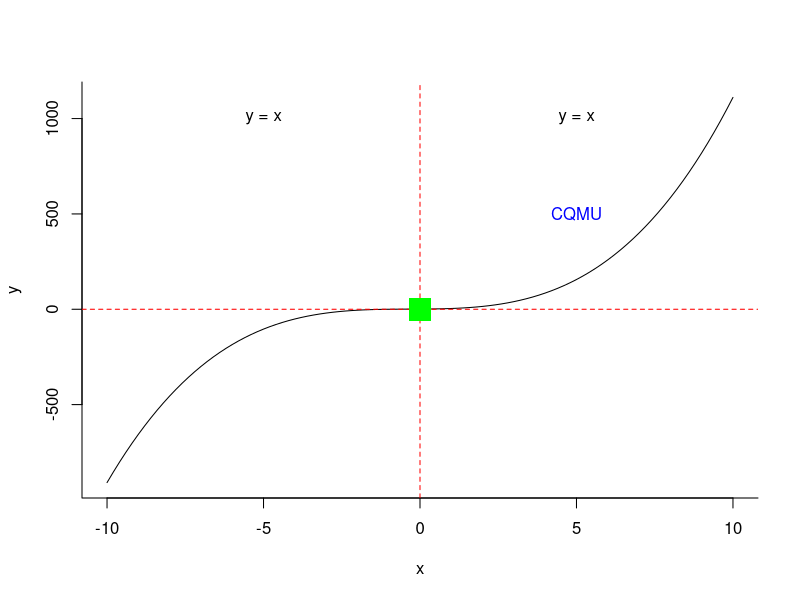

The R script that drew this image: (Note: this script raises an error after producing the figure.)

################################################################################
#    &&&....&&&    % Learning R Course in Summer of 2022                       #
#  &&&&&&..&&&&&&  % Teacher: Bo Li, Mingwei Liu                               #
#  &&&&&&&&&&&&&&  % Date: Jul. 05th, 2022                                     #
#   &&&&&&&&&&&&   %                                                           #
#     &&&&&&&&     % Environment: R version 4.1.1;                             #
#       &&&&       % Platform: x86_64-w64-mingw32/x64 (64-bit)                 #
#        &         %                                                           #
################################################################################

################################################################################
### code chunk number 09: Condition and branch statement in R Language.
################################################################################

### ****************************************************************************
### Step-01. About working directory in R. 

# For windows, work directory. 

pri.dir <- getwd()

setwd("D:/00-GitHub/LRC/tmp/")

### End of Step-01.
### ****************************************************************************

### ****************************************************************************
### Step-02. Expression in R. 

# 任何一个语句都可以看成是一个表达式。 
# 表达式之间以分号分隔或用换行分隔。

# 1) the first form

{x <- 15; x}

# 2) the second form

{
  x <- 15
  x
}

# 3) the third form

{
  x <- 15
  print(x) # not return!!!
}

# 4) using expression in plot

# 绘制曲线： y = x^3 + x^2 + x + 1

curve((x^3 + x^2 + x + 1),
      -10,
      10,
      bty = "l", # 1? l?
      xlab = "x",
      ylab = "y")

abline(h = 0,
       v = 0,
       lty = 2, # line type 
       col = "red")

text(5, 500, "CQMU", col = "blue")

text(5, 1000, "y = x")

text(-5, 1000, "y = x")

points(0, 0, cex = 3, col = "green", pch = 15)

### End of Step-02.
### ****************************************************************************

### ****************************************************************************
### Step-03. branch structure in R. 

# 1) 分支结构包括if结构：

# 比如：
# if (条件) 表达式1
# 或
# if (条件) 表达式1 else 表达式2

# 2) 其中的“条件”为一个标量的真或假值, 不允许取缺失值， 如

ls()

lambda <- NA

print(lambda)

if (is.na(lambda)) lambda <- 0.5

print(lambda)

# 3) two examples for branch：

# A: Eq1. 

x <- -1
y <- 9
if (x>1) {
  y <- 2.5
} else {
  y <- -y
}

# B: Eq2. 

x <- c(0.05, 0.6, 0.3, 0.9)
for (i in seq(along = x)) {
  if (x[i] <= 0.2) {
    cat("Small\n")
  } else if (x[i] <= 0.8) {
    cat("Medium\n")
  } else {
    cat("Large\n")
  }
}

### End of Step-03.
### ****************************************************************************

### ****************************************************************************
### Step-04. Replacing branch structures with logical subscripts.   

# 1) for a element in R. 

x <- rnorm(10)
if (x > 0) y <- 1 else y <- 0
print(y)

x
y <- NULL

for (i in 1:length(x)) {
  
  if (x[i] > 0) y[i] <- 1 else y[i] <- 0 
  
}

print(y)

# 2) for a vector in R. 

# x为一个向量, 要定义y与x等长, 且y的每一个元素当且仅当x的对应元素为正数时等于1, 否则等于零。

y <- numeric(length(x))
y[x > 0] <- 1
y

### End of Step-04.
### ****************************************************************************

### ****************************************************************************
### Step-05. Function: if and ifelse in R.   

rm(y)
print(y)
y <- ifelse(x > 0, 1, 0)
print(y)

# 1) function if in R

x <- 50L
# x <- 2.1
if (is.integer(x)) {
  print("X 是一个整数")
}

# 2) if...else in R. 

# A: Eg-1. 

x <- c("google", "runoob", "taobao")

if ("runoob" %in% x) {
  print("包含 runoob")
} else {
  print("不包含 runoob")
}

# B: Eg-2. 

x <- c("google","runoob","taobao")

if("weibo" %in% x) {
  print("第一个 if 包含 weibo")
} else if ("runoob" %in% x) {
  print("第二个 if 包含 runoob")
} else {
  print("没有找到")
}

# 3) ifelse函数

x <- c(-2, 0, 1)
y <- ifelse(x >=0, 1, 0); print(y)


# 4) 

x <- seq(from = -2*pi, to = 2*pi, by = pi/20)
y <- sin(x)
plot(x, y)
plot(x, y, pch = 16)
seq.col <- ifelse(y >= 0, "red", "green")
plot(x, y, pch = 16, col = seq.col)
abline(h = 0, lty =2, lwd = 2)

# 5)

x <- seq(from = -2*pi, to = 2*pi, by = pi/20)
y <- sin(x)
plot(x, y)
plot(x, y, pch = 16)
seq.col <- ifelse(y >= 0, "red", "green")
seq.col[y == 0] <- "blue"

plot(x, y, pch = 16, col = seq.col)
abline(h = 0, lty =2, lwd = 2)

### End of Step-05.
### ****************************************************************************

### ****************************************************************************
### Step-06. Function switch in R. 

# 1) switch 语句允许测试一个变量等于多个值时的情况。每个值称为一个 case。
# switch(expression, case1, case2, case3....)

x <- switch(
  3,
  "google",
  "runoob",
  "taobao",
  "weibo"
)
print(x)

# 2) 如果是字符串返回字符串变量对应的值. 

# A: the first way

you.like <- "runoob"
switch(you.like,
       google = "www.google.com",
       runoob = "www.runoob.com",
       taobao = "www.taobao.com")

# B: the second way

x <- switch(
  "A",
  A = "google",
  B = "runoob",
  C = "taobao",
  D = "weibo"
)
print(x)

# 3) 如果整数不在范围内的则返回 NULL

x <- switch(4, "google","runoob","taobao")
x

### End of Step-04.
### **************************************************************************** 

################################################################################
### End of chunk-09.
################################################################################
